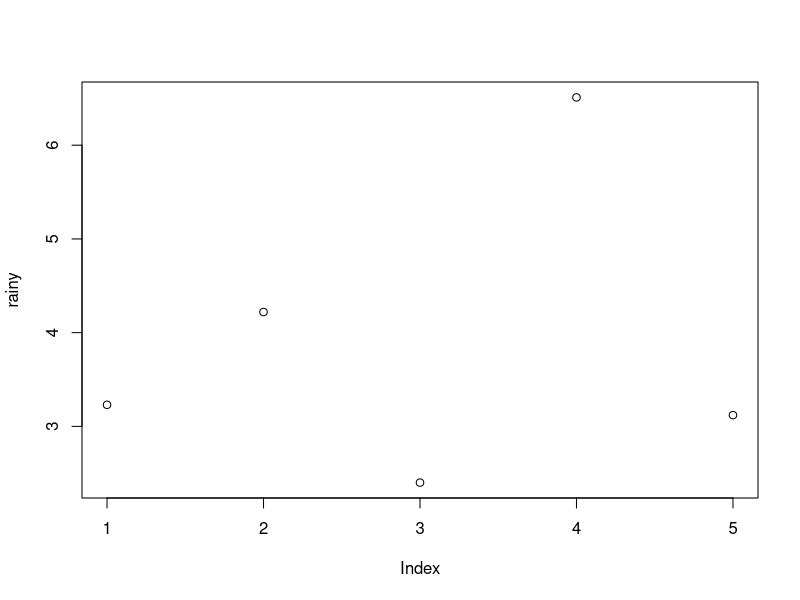

Generate this figure with R:
## ---- chunk 1
rainy <- c(3.23, 4.22, 2.40, 6.51, 3.12)
seasonal <- mean(rainy)
seasonal
## ---- chunk 2
plot(rainy)
